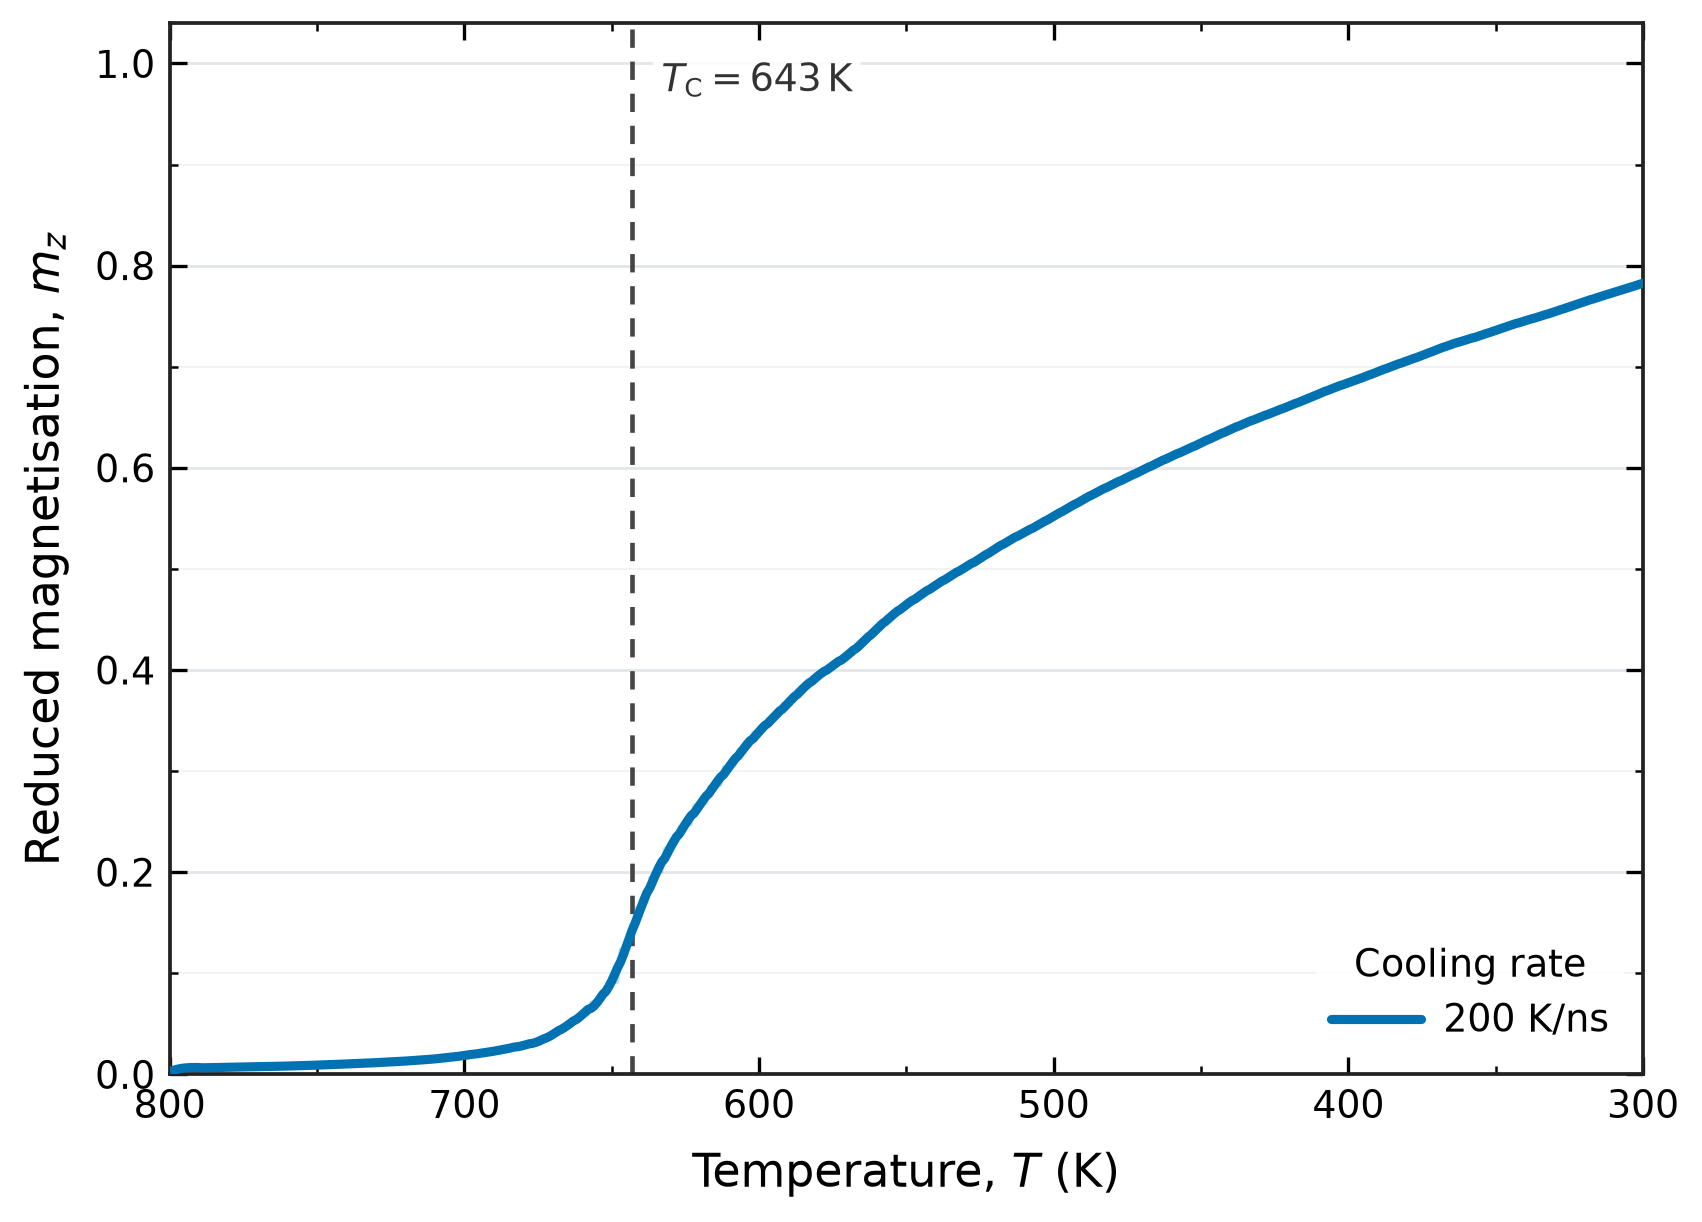

Write Python code to recreate this figure.
#!/usr/bin/env python3
"""
Two-level master equation (ME) for field-cooling a 4 nm FePt grain -- ONE self-contained file.

Case      : linear cooling 800 -> 300 K at 200 K/ns, B = 1.00531 T along the easy axis.
Run       : python3 me_cooling_standalone.py   (writes me_cooling_standalone.csv
            and me_cooling_standalone.png next to this file)
Needs     : numpy, scipy (optional, for Savitzky-Golay smoothing) and the lookup table
            lut_current_rf_1-10nm_dD0p1.csv in this folder.
            No scikit-learn, no pickles, no other .py file.
Optional  : matplotlib for the plot.
            Or from Python:  import me_cooling_standalone as me;  results = me.main();  me.plot(results, show=True)

Roy Chantrell (January 2026) cooling-through-Tc formulation. The temperature-dependent
resonant frequency is omega1(T) = gamma / chi_perp(T), and the escape-rate branches
follow the execution flow in Sections 2.2.4-2.2.5 and pages 6-7 of Roy's report.
The susceptibility normalisation in the RF surrogate must match Roy's stated convention.

Generated by ME Cooling Simulator v1.0 on 2026-11-20.
"""
import csv
import math
from pathlib import Path

import numpy as np

HERE = Path(__file__).resolve().parent

# =====================================================================
# 1. INPUTS (edit here)
# =====================================================================
RATES_K_PER_NS = [200]                        # cooling rate(s), K/ns
T_START, T_END, DTEMP = 800, 300, 1           # K
D_NM = 4.08                                   # grain diameter handed to the surrogate, nm
N_ATOMS = 4602                                # atoms in the grain (geometry calibration)
A_CELL, C_CELL = 2.72e-10, 3.85e-10           # unit cell, m
MU_B = 9.2740100783e-24                       # J/T
MU_S = 3.23 * MU_B                            # atomic moment, 3.23 mu_B
GAMMA = 176085963000.0                        # rad s^-1 T^-1
B_APP = 1.00531                               # applied field, T
LAMBDA = 0.05                                 # damping
P0 = 0.5                                      # initial probability of the "up" state (0.5 = fully disordered)

# derived
CELL_V = A_CELL ** 2 * C_CELL                    # m^3
V_GRAIN = N_ATOMS * CELL_V                       # m^3
MS_0 = MU_S / CELL_V                             # A/m, saturation magnetisation at 0 K
MU0 = 4.0e-7 * math.pi
H_APP = B_APP / MU0                              # A/m

# ---- constants of the model itself ----
KB = 1.380649e-23        # J/K
S_SPIN = 1.5
EPSILON = 1e-12
EXP_MAX = 80.0

LUT_FILE = HERE / "lut_current_rf_1-10nm_dD0p1.csv"
OUT_FILE = HERE / "me_cooling_standalone.csv"
PLOT_FILE = HERE / "me_cooling_standalone.png"
PLOT_DPI = 300                                # CPC requires >=300 dpi for raster

# ---- plot smoothing (Savitzky-Golay) ----
SMOOTH = True          # set False to disable smoothing
SAVGOL_WINDOW = 21     # odd number of samples; auto-clamped to len(T)
SAVGOL_POLY = 3        # polynomial order, must be < SAVGOL_WINDOW

# =====================================================================
# 2. MATERIAL LOOKUP TABLE: m_s(T), chi_par(T), chi_perp(T)  (built from the VAMPIRE-trained surrogate)
# =====================================================================
class FePtML:
    """Bilinear interpolation of the (D, T) table; no random forest needed."""

    def __init__(self):
        self.D = self.T = self.table = None

    def load(self):
        a = np.genfromtxt(LUT_FILE, delimiter=",", names=True)
        self.D = np.unique(a["diameter_nm"])
        self.T = np.unique(a["temperature_K"])
        order = np.lexsort((a["temperature_K"], a["diameter_nm"]))   # D major, T minor
        shape = (len(self.D), len(self.T))
        self.table = np.stack([a[n][order].reshape(shape) for n in ("m_s", "chi_L", "chi_T")])

    def predict(self, D_nm, T):
        """-> m_s, chi_par, chi_perp at diameter D_nm (nm) and temperatures T (K)."""
        T = np.asarray(T, dtype=float)
        if not self.D[0] <= D_nm <= self.D[-1]:
            raise ValueError(f"diameter {D_nm:g} nm outside the table ({self.D[0]:g}-{self.D[-1]:g} nm)")
        if T.min() < self.T[0] or T.max() > self.T[-1]:
            raise ValueError(f"temperature outside the table ({self.T[0]:g}-{self.T[-1]:g} K)")
        i = int(np.clip(np.searchsorted(self.D, D_nm, side="right") - 1, 0, len(self.D) - 2))
        w = (D_nm - self.D[i]) / (self.D[i + 1] - self.D[i])
        row = (1.0 - w) * self.table[:, i, :] + w * self.table[:, i + 1, :]
        return tuple(np.interp(T, self.T, row[k]) for k in range(3))

# =====================================================================
# 3. MASTER-EQUATION PHYSICS
# =====================================================================
def m_eq_field(T, m_s, V, H):
    """Equilibrium magnetisation of the two-level grain in the field: m_s * tanh(mu0 V M_s H / kB T)."""
    arg = (MU0 * V * (MS_0 * m_s) * H) / (KB * T)
    return m_s * np.tanh(np.clip(arg, -50.0, 50.0))

def alpha2_T(T, m_s, Tc):
    """Roy Eq. (5): alpha2 = (lambda/m_e) [tanh(q)/q - T/(3 Tc)]."""
    m_e = max(float(m_s), EPSILON)  # RF surrogate output is reduced magnetisation
    q = max((3.0 * Tc * m_e) / (2.0 * (S_SPIN + 1.0) * T), EPSILON)
    alpha2 = (LAMBDA / m_e) * (np.tanh(q) / q - T / (3.0 * Tc))
    return float(np.clip(alpha2, 1e-6, 0.3))

def escape_rate(T, m_s, chi_L, chi_T, V, Tc, H_appl):
    """Roy's temperature-dependent escape rate, following the report's p. 7 flow."""
    chi_T = max(float(chi_T), EPSILON)
    chi_L = max(float(chi_L), EPSILON)
    m_e = max(float(m_s), EPSILON)

    # Dimensionless Neel barrier: sigma = mu0 Ms(T)^2 V / (2 chi_perp kB T).
    sigma = np.clip((MU0 * (MS_0 * m_e) ** 2 * V) / (2.0 * chi_T * KB * T), 0.0, EXP_MAX)
    r = max(2.0 * chi_L / chi_T, EPSILON)
    alpha2 = alpha2_T(T, m_e, Tc)
    omega1 = GAMMA / chi_T  # Roy Eq. (16), evaluated at each temperature

    if r <= 1.0:
        # Roy report p. 7: field ignored above Tc, field-assisted below Tc.
        if T >= Tc:
            exponent = -sigma * (1.0 - 0.5 * r)
        else:
            H_ratio = MU0 * H_appl * chi_T  # H_appl / H_K, with H_K = 1/(mu0 chi_perp)
            exponent = -sigma * (1.0 - H_ratio) ** 2 * (1.0 - 0.5 * r)
        Gamma = 2.0 * alpha2 * omega1 * np.sqrt(sigma / np.pi) * np.exp(
            np.clip(exponent, -EXP_MAX, EXP_MAX))
    else:
        # Roy report p. 7, precessional/intermediate-to-high damping branch.
        base = (r * sigma / 2.0) * (1.0 - 1.0 / r)
        base = max(float(base), 0.0)
        Gamma0 = (alpha2 * omega1 * np.sqrt(sigma / (np.pi * r)) *
                  np.exp(np.clip(base * (1.0 - 1.0 / r), -EXP_MAX, EXP_MAX)) *
                  math.erfc(np.sqrt(base)))
        F_sad = 1.0 / (4.0 * r)
        Gamma = Gamma0 * np.exp(np.clip(-2.0 * sigma * F_sad, -EXP_MAX, EXP_MAX))

    return max(float(Gamma), 1e-40)

# =====================================================================
# 4. RUN: integrate P(t) (probability of the "up" state) along the cooling ramp
# =====================================================================
def run_rate(ml, rate):
    """One cooling run at `rate` K/ns -> (T, m, P, m_s, Tc)."""
    T = np.arange(T_START, T_END - DTEMP, -DTEMP)
    n = len(T)
    m_s_arr, chi_L_arr, chi_T_arr = ml.predict(D_NM, T)
    Tc = float(T[np.argmax(chi_L_arr)])                  # Curie temperature: peak of chi_par(T)
    dt = DTEMP / (rate * 1e9)                            # time per step, s

    P = np.zeros(n)
    m = np.zeros(n)
    P[0] = P0
    m[0] = np.clip(m_s_arr[0] * (2.0 * P[0] - 1.0), 0.0, m_s_arr[0])

    for i in range(n - 1):
        Gamma = escape_rate(T[i], m_s_arr[i], chi_L_arr[i], chi_T_arr[i], V_GRAIN, Tc, H_APP)
        m_eq_next = m_eq_field(T[i + 1], m_s_arr[i + 1], V_GRAIN, H_APP)
        P_eq_next = np.clip(0.5 * (1.0 + m_eq_next / max(m_s_arr[i + 1], EPSILON)), 0.0, 1.0)
        # master-equation step: P relaxes towards P_eq with rate Gamma
        P[i + 1] = np.clip(P_eq_next + (P[i] - P_eq_next) * np.exp(-Gamma * dt), 0.0, 1.0)
        m[i + 1] = np.clip(m_s_arr[i + 1] * (2.0 * P[i + 1] - 1.0), 0.0, m_s_arr[i + 1])
    return T, m, P, m_s_arr, Tc

def main():
    ml = FePtML()
    ml.load()
    results = []
    for rate in RATES_K_PER_NS:
        T, m, P, m_s_arr, Tc = run_rate(ml, rate)
        print(f"rate={rate:g} K/ns  Tc={Tc:g} K  m({T[-1]:g} K)={m[-1]:.4f}  "
              f"m/ms={m[-1] / m_s_arr[-1]:.4f}")
        results.append((rate, T, m, P, m_s_arr, Tc))

    with open(OUT_FILE, "w", newline="") as f:
        w = csv.writer(f)
        w.writerow(["rate_K_per_ns", "T_K", "m", "P_up", "m_s"])
        for rate, T, m, P, m_s_arr, _ in results:
            w.writerows([rate, *row] for row in zip(T, m, P, m_s_arr))
    print(f"data -> {OUT_FILE.name}")
    return results

# =====================================================================
# 5. PLOT (matplotlib optional) — CPC-journal academic style
# =====================================================================
def _savgol(y, window=SAVGOL_WINDOW, poly=SAVGOL_POLY):
    """Savitzky-Golay smoothing; falls back to raw data if SciPy is missing
    or the window is invalid for the array length."""
    if not SMOOTH:
        return y
    try:
        from scipy.signal import savgol_filter
    except ImportError:
        print("scipy not installed -> smoothing skipped")
        return y
    n = len(y)
    w = min(window, n if n % 2 == 1 else n - 1)   # force odd, <= n
    p = min(poly, w - 1)
    if w < 3 or p < 1:
        return y
    return savgol_filter(y, window_length=w, polyorder=p, mode="interp")


def plot(results, out=PLOT_FILE, show=False):
    """Plot m(T) for every rate in a clean publication-ready style; save PNG only."""
    try:
        import matplotlib
        if not show:
            matplotlib.use("Agg")
        import matplotlib.pyplot as plt
        from matplotlib.ticker import AutoMinorLocator, MultipleLocator
    except ImportError:
        print("matplotlib not installed -> plot skipped")
        return

    # ---- Publication-quality Matplotlib style (PNG only) ----
    rc = {
        "font.family": "sans-serif",
        "font.sans-serif": ["Arial", "Helvetica", "DejaVu Sans"],
        "font.size": 10,
        "axes.labelsize": 11,
        "axes.titlesize": 11,
        "axes.linewidth": 0.9,
        "axes.labelpad": 6,
        # Full four-sided plot frame, as commonly used for CPC figures.
        "axes.spines.top": True,
        "axes.spines.right": True,
        "xtick.direction": "out",
        "ytick.direction": "out",
        "xtick.major.size": 4,
        "ytick.major.size": 4,
        "xtick.minor.size": 2,
        "ytick.minor.size": 2,
        "xtick.major.width": 0.8,
        "ytick.major.width": 0.8,
        "xtick.minor.width": 0.6,
        "ytick.minor.width": 0.6,
        "xtick.labelsize": 9,
        "ytick.labelsize": 9,
        "legend.fontsize": 9,
        "legend.frameon": False,
        "legend.handlelength": 2.4,
        "legend.handletextpad": 0.6,
        "legend.labelspacing": 0.45,
        "lines.solid_capstyle": "round",
        "savefig.dpi": PLOT_DPI,
        "savefig.bbox": "tight",
        "savefig.pad_inches": 0.08,
        "figure.dpi": 160,
        "mathtext.fontset": "dejavusans",
    }

    with matplotlib.rc_context(rc):
        # Wider landscape layout improves readability in papers and presentations.
        fig, ax = plt.subplots(figsize=(5.6, 4.0), constrained_layout=True)
        fig.patch.set_facecolor("white")
        ax.set_facecolor("white")

        # Ensure a complete, uniform four-sided frame (top/right included).
        for spine in ax.spines.values():
            spine.set_visible(True)
            spine.set_linewidth(0.9)
            spine.set_color("#222222")

        # Show inward ticks on all four sides, matching the framed axes.
        ax.tick_params(
            axis="both", which="both",
            direction="in", top=True, right=True,
        )

        # Colour-blind-friendly Okabe-Ito palette.
        palette = ["#0072B2", "#D55E00", "#009E73", "#CC79A7",
                   "#E69F00", "#56B4E9", "#000000"]

        for k, (rate, T, m, _, _, _) in enumerate(results):
            c = palette[k % len(palette)]

            # Keep the unsmoothed numerical result visible, but visually secondary.
            ax.plot(T, m, color=c, lw=0.85, alpha=0.24,
                    solid_capstyle="round", zorder=2)

            # Smoothed trace is a visual guide; raw data remain available above.
            m_smooth = _savgol(m)
            ax.plot(T, m_smooth, color=c, lw=2.2,
                    label=rf"{rate:g} K/ns", zorder=3)

        # Curie temperature marker and compact annotation.
        Tc = results[0][5]
        ax.axvline(Tc, color="#444444", lw=1.1, ls=(0, (4, 3)), zorder=1)
        ax.annotate(
            rf"$T_{{\mathrm{{C}}}} = {Tc:.0f}\,\mathrm{{K}}$",
            xy=(Tc, 0.97), xycoords=("data", "axes fraction"),
            xytext=(7, -2), textcoords="offset points",
            ha="left", va="top", fontsize=9, color="#333333",
            bbox=dict(boxstyle="round,pad=0.22", fc="white", ec="none", alpha=0.88),
        )

        ax.set_xlabel(r"Temperature, $T$ (K)")
        ax.set_ylabel(r"Reduced magnetisation, $m_z$")
        ax.set_xlim(T_START, T_END)  # Cooling direction: high T on the left.
        ax.set_ylim(0.0, 1.04)

        ax.xaxis.set_major_locator(MultipleLocator(100))
        ax.xaxis.set_minor_locator(AutoMinorLocator(2))
        ax.yaxis.set_major_locator(MultipleLocator(0.2))
        ax.yaxis.set_minor_locator(AutoMinorLocator(2))

        # Restrained horizontal guides aid reading without competing with the data.
        ax.grid(axis="y", which="major", color="#D9DDE2", lw=0.65, alpha=0.75)
        ax.grid(axis="y", which="minor", color="#ECEFF2", lw=0.45, alpha=0.8)
        ax.set_axisbelow(True)
        ax.tick_params(which="both", direction="in", top=True, right=True)
        ax.margins(x=0.01)

        # Legend outside the data region when multiple rates are present.
        ax.legend(
            loc="lower right",
            title="Cooling rate",
            title_fontsize=9,
            ncol=1,
            frameon=True,
            facecolor="white",
            edgecolor="none",
            framealpha=0.92,
        )

        out = Path(out).with_suffix(".png")
        fig.savefig(out, dpi=PLOT_DPI, facecolor="white")
        print(f"plot -> {out.name} ({PLOT_DPI} dpi, PNG only)")

        if show:
            plt.show()
        plt.close(fig)

if __name__ == "__main__":
    plot(main(), show=True)
